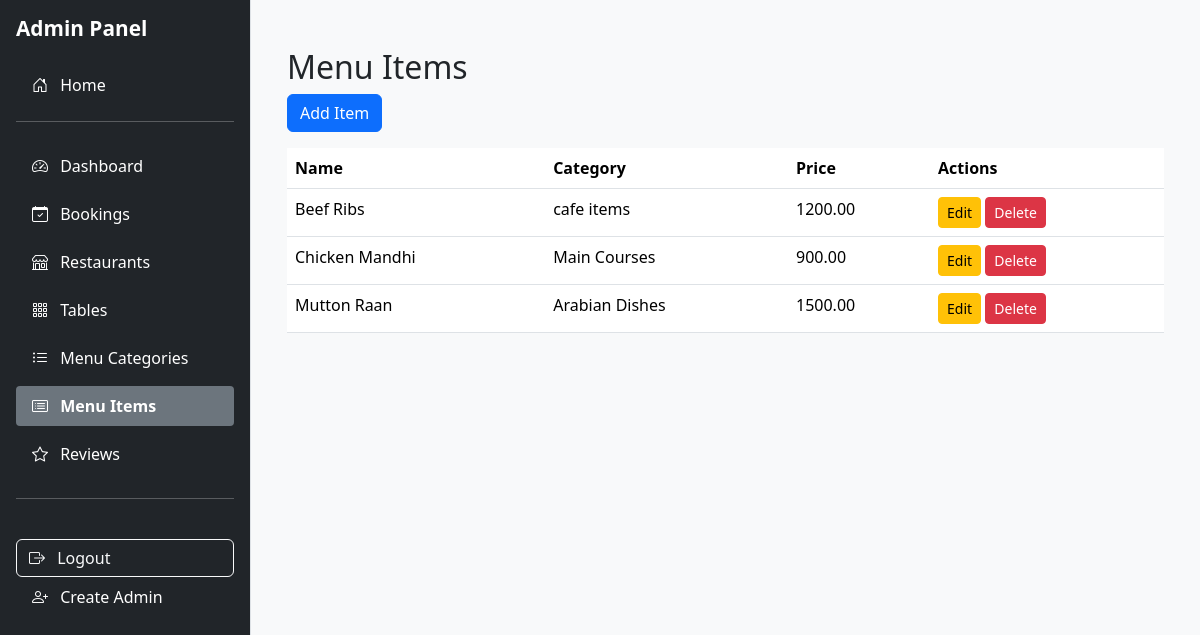
/adminpanel/items/ (signed in), run on the app's committed database.
### restaurants/models.py (models this page shows, shortened)
class MenuItem(models.Model):
    category = models.ForeignKey(MenuCategory, on_delete=models.CASCADE, related_name='items')
    name = models.CharField(max_length=120)
    price = models.DecimalField(max_digits=8, decimal_places=2)
    description = models.TextField(blank=True)

class MenuCategory(models.Model):
    restaurant = models.ForeignKey(Restaurant, on_delete=models.CASCADE, related_name='categories')
    name = models.CharField(max_length=50)

### adminpanel/views.py (the view)
# urls.py: path('items/', views.item_list, name='item_list'),
@staff_required
def item_list(request):
    items = MenuItem.objects.all()
    return render(request, 'adminpanel/item_list.html', {'items': items})

### adminpanel/views.py (called while the page is built)
def staff_required(view_func):
    return user_passes_test(lambda u: u.is_staff)(view_func)

### adminpanel/templates/adminpanel/item_list.html (shortened to what this page needs)
{% extends "adminpanel/admin_base.html" %}
{% block content %}
<div class="container mt-4">
  <h2>Menu Items</h2>
  <a href="{% url 'adminpanel:item_create' %}" class="btn btn-primary mb-3">Add Item</a>
  <table class="table table-hover">
    <thead>
      <tr>
        <th>Name</th>
        <th>Category</th>
        <th>Price</th>
        <th>Actions</th>
      </tr>
    </thead>
    <tbody>
      {% for item in items %}
      <tr>
        <td>{{ item.name }}</td>
        <td>{{ item.category.name }}</td>
        <td>{{ item.price }}</td>
        <td>
          <a href="{% url 'adminpanel:item_edit' item.id %}" class="btn btn-sm btn-warning">Edit</a>
          <a href="{% url 'adminpanel:item_delete' item.id %}" class="btn btn-sm btn-danger">Delete</a>
        </td>
      </tr>
      {% empty %}
      <tr><td colspan="4">No items found.</td></tr>
      {% endfor %}
    </tbody>
  </table>
</div>
{% endblock %}

### static/css/admin.css (style rules this page uses)
.table th { font-weight: 600; }

### data on the page
MenuItem: name "Beef Ribs", category.name "cafe items", price "1200.00"
MenuItem: name "Chicken Mandhi", category.name "Main Courses", price "900.00"
MenuItem: name "Mutton Raan", category.name "Arabian Dishes", price "1500.00"
